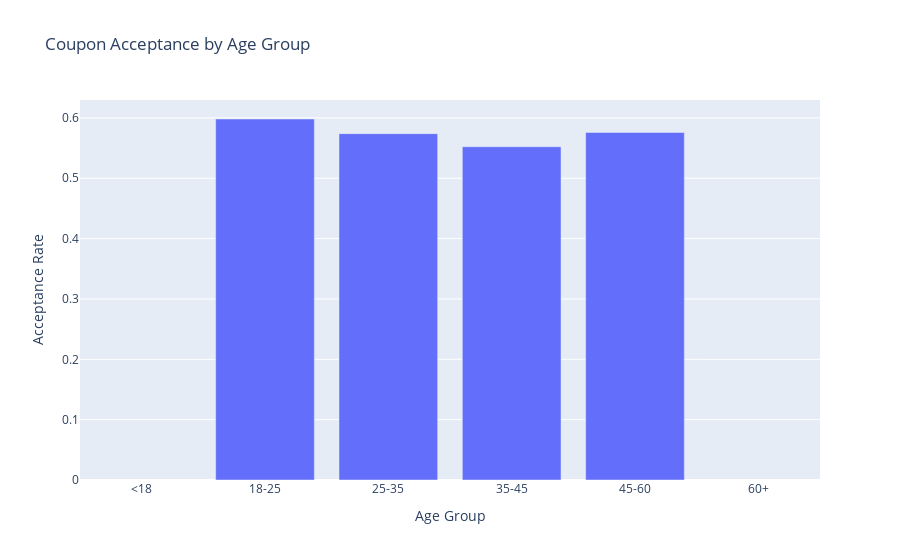

The notebook cell saved with this chart:
### Code cell
# Ensure the age column contains only numeric values
driver_coupons['age'] = pd.to_numeric(driver_coupons['age'], errors='coerce')

# Categorize ages into groups
bins = [0, 18, 25, 35, 45, 60, 100]
labels = ['<18', '18-25', '25-35', '35-45', '45-60', '60+']
driver_coupons['age_group'] = pd.cut(driver_coupons['age'], bins=bins, labels=labels, right=False)

# Filter data for accepted coupons
accepted_coupons = driver_coupons[driver_coupons['Y'] == 1]

# Calculate the acceptance rate for each age group
age_group_counts = driver_coupons.groupby('age_group')['Y'].count().reset_index(name='total')
accepted_counts = accepted_coupons.groupby('age_group')['Y'].count().reset_index(name='accepted')
acceptance_rate = pd.merge(age_group_counts, accepted_counts, on='age_group')
acceptance_rate['acceptance_rate'] = acceptance_rate['accepted'] / acceptance_rate['total']

# Create the bar plot for age group analysis
fig = px.bar(acceptance_rate, x='age_group', y='acceptance_rate', title='Coupon Acceptance by Age Group', labels={'acceptance_rate': 'Acceptance Rate', 'age_group': 'Age Group'})
fig.show()

# Young Adults (18-25): Show the highest coupon acceptance rate at around 60%, indicating a strong interest in savings.
# Middle Age Groups (25-60): Have consistent acceptance rates around 55%, suggesting stable interest across these age ranges.
# Senior Adults (60+): Not represented in the data, suggesting either a lack of data or low engagement with coupons.

### Figure 1 — Plotly figure (JSON) as saved in the notebook; plotly's stock layout.template omitted (floating-point values rounded to 4 significant figures)
{"data": [{"alignmentgroup": "True", "hovertemplate": "Age Group=%{x}<br>Acceptance Rate=%{y}<extra></extra>", "legendgroup": "", "marker": {"color": "#636efa", "pattern": {"shape": ""}}, "name": "", "offsetgroup": "", "orientation": "v", "showlegend": false, "textposition": "auto", "type": "bar", "x": ["<18", "18-25", "25-35", "35-45", "45-60", "60+"], "xaxis": "x", "y": [null, 0.5982, 0.5739, 0.5522, 0.5758, null], "yaxis": "y"}], "layout": {"autosize": true, "barmode": "relative", "legend": {"tracegroupgap": 0}, "title": {"text": "Coupon Acceptance by Age Group"}, "xaxis": {"anchor": "y", "autorange": true, "domain": [0, 1], "range": [-0.5, 5.5], "title": {"text": "Age Group"}, "type": "category"}, "yaxis": {"anchor": "x", "autorange": true, "domain": [0, 1], "range": [0, 0.6297], "title": {"text": "Acceptance Rate"}, "type": "linear"}}}
